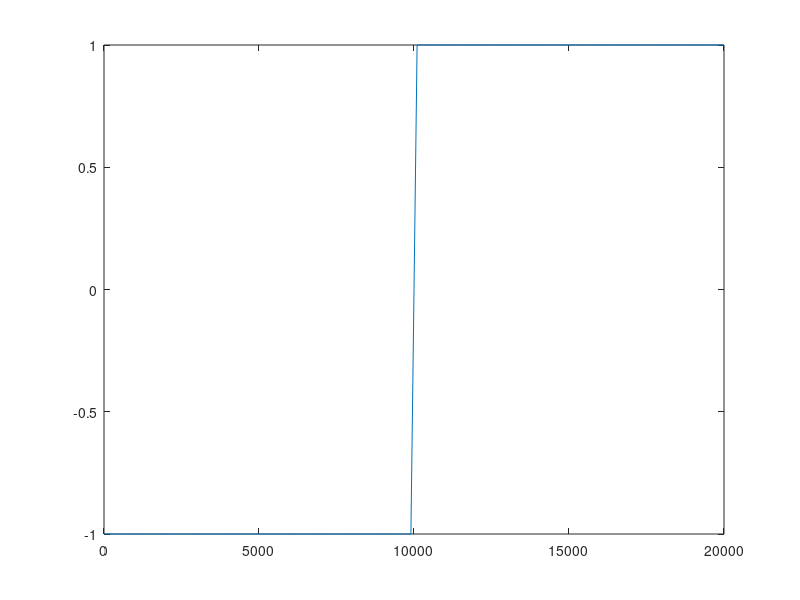

MATLAB code for this plot:
% bed slopes: create the bed profile (obsolete 5/8/13)

clear all; close all;

xmx = 20000;          % max of the domain size in m
delx = 100;              % grid spacing in m
nxs = round(xmx/delx) + 1;  % number of grid points
x = 0:delx:xmx;  

% del = 15e3/log(3);
% zb =  3000.*exp(-x/del);     % bed profile in m  
%zb = (-0.1*x+1000);  

blah=erf(x-10000);

figure(1);clf;

plot(x,blah);